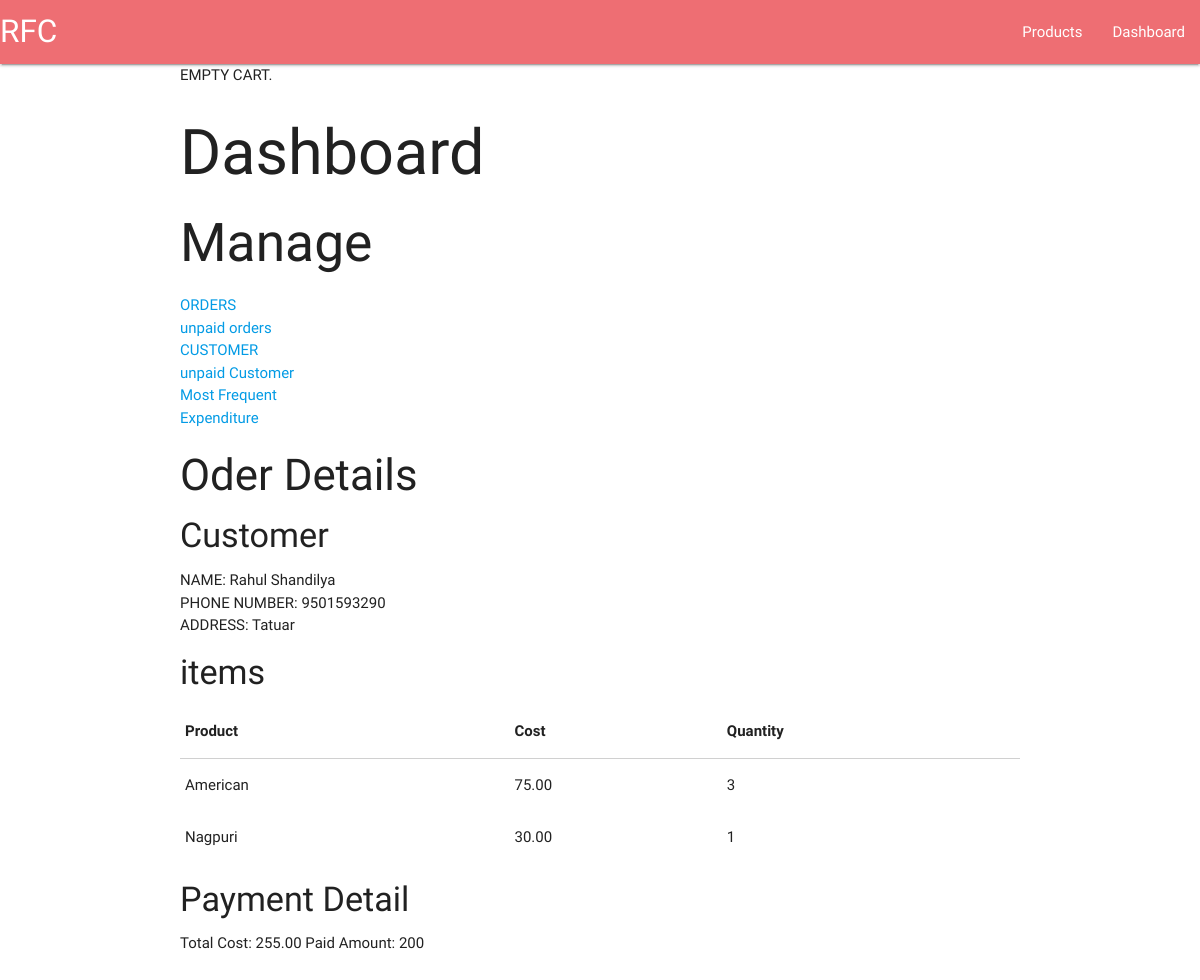
The app's page /dashboard/order-detail/4 with its own data.
### order/models.py (models this page shows, shortened)
class Order(models.Model):
    customer = models.ForeignKey(Customer,
                                 on_delete=models.CASCADE,
                                 related_name='orders')
    created = models.DateTimeField(auto_now_add=True)
    updated = models.DateTimeField(auto_now=True)
    paid_amount = models.PositiveIntegerField()
    class Meta:
        ordering = ('-created',)
    def get_total_cost(self):
        return sum(item.get_cost() for item in self.items.all())

class Customer(models.Model):
    name = models.CharField(max_length=50)
    phone_number = models.CharField(max_length=10, unique=True)
    address = models.CharField(max_length=250)
    location = models.CharField(max_length=20)

class OrderItem(models.Model):
    order = models.ForeignKey(Order,
                              related_name='items',
                              on_delete=models.CASCADE)
    product = models.ForeignKey(Product,
                                related_name='order_items',
                                on_delete=models.CASCADE)
    price = models.DecimalField(max_digits=10, decimal_places=2)
    quantity = models.PositiveIntegerField(default=1)
    def get_cost(self):
        return self.price * self.quantity

### product/models.py (models this page shows, shortened)
class Product(models.Model):
    category = models.ForeignKey(Category,
		                 related_name='products',
                                 on_delete=models.CASCADE)
    name = models.CharField(max_length=200, db_index=True)
    slug = models.SlugField(max_length=200, db_index=True)
    image = models.ImageField(upload_to='products/%Y/%m/%d',
                              blank=True)
    description = models.TextField(blank=True)
    price = models.DecimalField(max_digits=10, decimal_places=2)
    stock = models.PositiveIntegerField()
    available = models.BooleanField(default=True)
    created = models.DateTimeField(auto_now_add=True)
    updated = models.DateTimeField(auto_now=True)
    class Meta:
        ordering = ('name',)
        index_together = (('id', 'slug'),)
    def __str__(self):
        return self.name

### dashboard/views.py (the view)
def order_detail(request, order_id):
    order = get_object_or_404(Order, pk=order_id)
    return render(request, 'dashboard/order-detail.html', {'order': order})

### product/cart.py (called while the page is built)
    def __len__(self):
        return sum(item['quantity'] for item in self.cart.values())

### product/context_processors.py (called while the page is built)
def cart(request):
	return {'cart': Cart(request)}

### templates/dashboard/order-detail.html (shortened to what this page needs)
{% extends "dashboard/dashboard_base.html" %}
{% load static %}
{% block dashboard_content %}
<h3>Oder Details</h3>
<h4>Customer</h4>
<ul>
<li> NAME:  {{ order.customer.name}} </li>
<li>  PHONE NUMBER: {{ order.customer.phone_number}} </li>
<li> ADDRESS: {{ order.customer.address}}</li>
</ul>
<h4>items</h4>
<table>
<thead>
	<th>Product</th>
	<th>Cost</th>
	<th>Quantity</th>
</thead>
<tbody>
{% for item in order.items.all %}
<tr>
<td> {{item.product}} </td>
<td> {{item.price}} </td>
 <td> {{item.quantity}} </td>
</tr>
{% endfor %}
</table>
<h4>Payment Detail</h4>
Total Cost: {{order.get_total_cost}}
Paid Amount: {{order.paid_amount}}
{% endblock %}

### records on screen
Order: customer.name "Rahul Shandilya", customer.phone_number "9501593290", customer.address "Tatuar", get_total_cost "255.00", paid_amount "200"
OrderItem: product "American", price "75.00", quantity "3"
OrderItem: product "Nagpuri", price "30.00", quantity "1"
